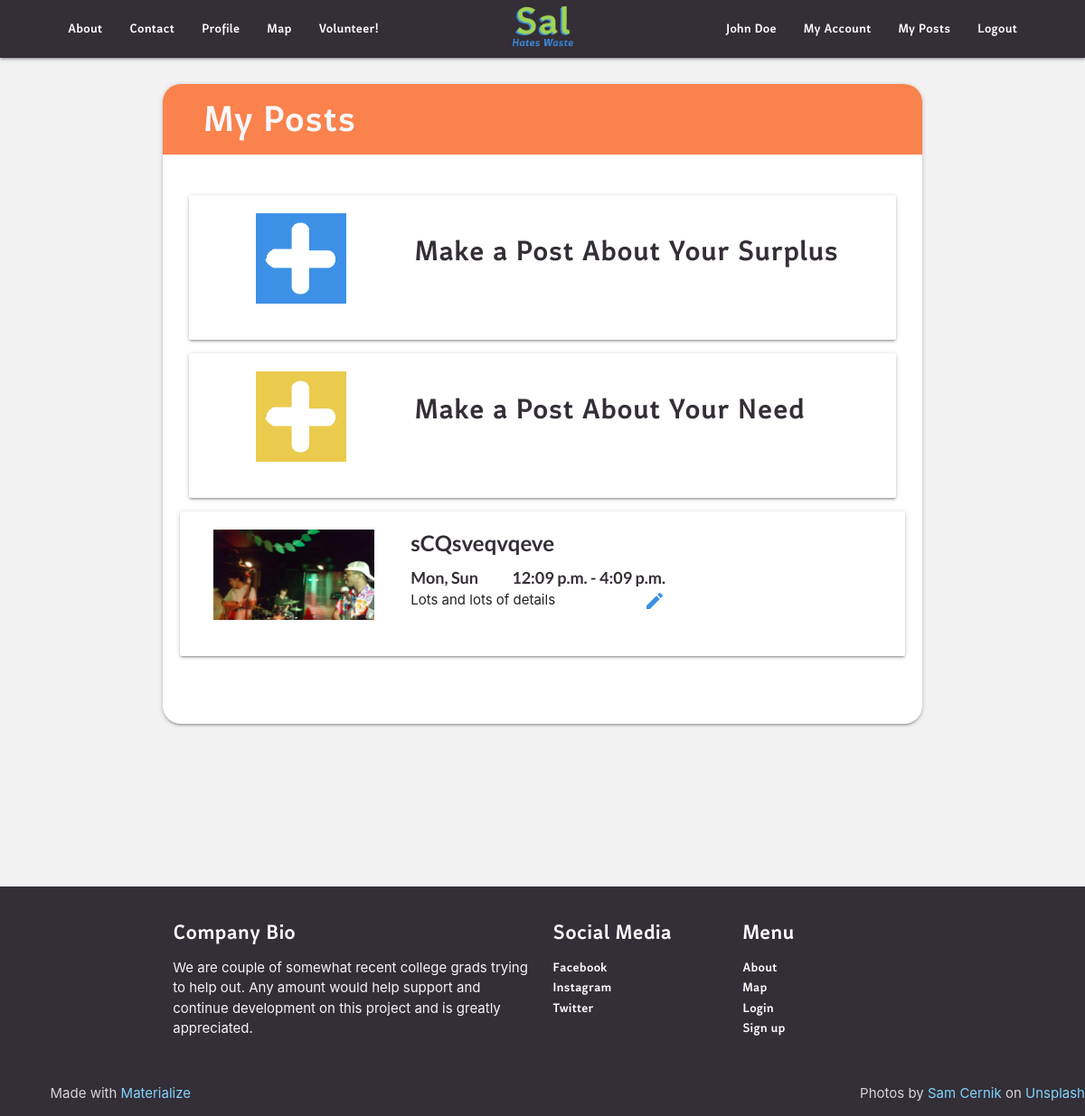
The page /my-posts (signed in) on the database its author committed.
### main/models.py (models this page shows, shortened)
class CustomUser(AbstractBaseUser, PermissionsMixin):
    email = models.EmailField(_('email address'), max_length=254, unique=True)
    your_name = models.CharField(_('user name'), max_length=30, blank=True)
    is_staff = models.BooleanField(_('staff status'), default=False,
                                   help_text=_('Designates whether the user can log into this admin '
                                               'site.'))
    is_active = models.BooleanField(_('active'), default=True,
                                    help_text=_('Designates whether this user should be treated as '
                                                'active. Unselect this instead of deleting accounts.'))
    date_joined = models.DateTimeField(_('date joined'), default=timezone.now)
    objects = CustomUserManager()
    USERNAME_FIELD = 'email'
    REQUIRED_FIELDS = []
    class Meta:
        verbose_name = _('user')
        verbose_name_plural = _('users')

class UserPost(models.Model):
    post_creator = models.ForeignKey(
        CustomUser, on_delete=models.CASCADE, blank=True, default=1)
    post_title = models.CharField('Post Title', max_length=30, blank=True)
    post_org_name = models.CharField(
        'Your Organization', max_length=30, blank=True)
    phone_regex = RegexValidator(
        regex=r'^\+?1?\d{9,15}$', message="Phone number must be entered in the format: '+999999999'. Up to 15 digits allowed.")
    post_org_phone = models.CharField(_('phone'), max_length=20, validators=[
                                      phone_regex], null=True, blank=True)
    post_org_email = models.EmailField(
        'Your Organizations Email', max_length=254, default="example@gmail.com", null=False)
    post_org_address = models.CharField(
        'Your Organizations Location', max_length=80, default="123 Test St.", null=False)
    post_org_city = models.CharField(
        max_length=30, default="Stamford", null=False)
    post_org_state = models.CharField(max_length=2, default="CT", null=False)
    post_org_zipcode = models.CharField(max_length=10, null=True, blank=True)
    post_org_country = models.CharField(
        max_length=60, default="USA", null=False)
    post_image = models.ImageField('Profile Image', default='default.png',
                                   upload_to='post_pics', null=True, blank=True, validators=(validate_is_pic,))
    post_desc = models.TextField(max_length=500, null=True, blank=True)
    post_begin_date = models.DateField(_("Availability Start"), default=datetime.date.today)
    post_end_date = models.DateField(_("Availability End"), default=datetime.date.today)
    post_lat = models.FloatField(null=True, blank=True)
    post_long = models.FloatField(null=True, blank=True)
    post_recurring = models.BooleanField(default=False)
    recurrences = models.TextField(max_length=300, null=True, blank=True)
    donor_or_recip = models.CharField(
        max_length=10, choices=ROLE_CHOICES, default="Donor",)
    post_active = models.BooleanField(default=True)
    post_deliver = models.BooleanField(default=False)
    post_slug = models.SlugField(max_length=200, null=False, unique=True)
    class Meta:
        verbose_name = 'Post'
        verbose_name_plural = "Posts"

class Availability(models.Model):
    assigned_post = models.ForeignKey(UserPost, on_delete=models.CASCADE, blank=True, null=True)
    post_day = MultiSelectField(choices=DAYS_OF_WEEK, max_choices=7, max_length=10, null=True)
    start_hour = models.TimeField(null=True)
    end_hour = models.TimeField(null=True)
    start_min = models.IntegerField(null=True, blank=True)
    end_min = models.IntegerField(null=True, blank=True)

### main/views.py (the view)
# urls.py: path('my-posts', views.my_posts, name='my-posts'),
def my_posts(request):
    if request.user.is_authenticated:
        user = request.user
        my_posts = UserPost.objects.filter(post_creator = user)
        return render(request=request, template_name="main/my_posts.html", context = {
                                                               "my_posts" : my_posts})
    else:
        messages.info(request, f"Login to view your posts")
        return HttpResponseRedirect('main:login')
    return render(request=request, template_name="main/my_posts.html")

### main/Templates/main/my_posts.html (shortened to what this page needs)
{% extends 'main/header.html' %}
{% load static %}
{% block content %}
<head>
    {% load crispy_forms_tags %}
</head>
<body>
    <section>
        <div class="container col " style="margin-bottom: 12em;">
            <div id="over-card" class="card hoverable">
                <div class="title-banner">
                    <h3 class="title-text"> My Posts</h2>
                </div>
                <div class="card-content center">
                    <div class="media">
                        <div class=" main-row row center">
                            <a href="new-dpost">
                                <div class="card hoverable post-row">
                                    <div class="card-content  ">
                                        <div class="row">
                                            <div class="col left-col">
                                                <img class="card-pic" src="{% static 'images/donor-plus.png' %}">
                                            </div>
                                            <div class="col right-col">
                                                <h4>Make a Post About Your Surplus</h4>
                                            </div>
                                        </div>
                                    </div>
                                </div>
                            </a>
                            <a href="new-rpost">
                                <div class="card hoverable post-row">
                                    <div class="card-content  ">
                                        <div class="row">
                                            <div class="col left-col">
                                                <img class="card-pic" src="{% static 'images/recipient-plus.png' %}">
                                            </div>
                                            <div class="col right-col">
                                                <h4>Make a Post About Your Need</h4>
                                            </div>
                                        </div>
                                    </div>
                                </div>
                            </a>
                            {% for post in my_posts %}
                            <div class="row profile-content">
                                    <div class="card hoverable post-row">
                                        <div class="card-content  ">
                                            <div class="row">
                                                <a href="{{post.post_slug}}" , style="color:#000">
                                                <div class="col left-col">
                                                    <img class="card-pic" src="{{post.post_image.url}}">
                                                </div>
                                                </a>
                                                <div class="col right-col">
                                                    <Strong>
                                                        <div class="card-title">{{post.post_title}}</div>
                                                    </Strong>
                                                    {% for availability in post.availability_set.all %}
                                                    <strong>
                                                        <p class="times">{{availability.post_day}}&emsp;&emsp;
                                                            {{availability.start_hour}}&nbsp;-&nbsp;{{availability.end_hour}}
                                                        </p>
                                                    </strong>
                                                    {% endfor %}
                                                    {% if post.donor_or_recip == 'Donor' %}
                                                        <a href="{% url 'main:edit-dpost' post.post_slug %}"><i class="material-icons right">edit</i></a>
                                                    {% endif %}
                                                    <p class="text">{{post.post_desc}}</p>
                                                </div>
                                            </div>
                                        </div>
                                    </div>
                            </div>
                            {% endfor %}
                        </div>
                    </div>
                </div>
            </div>
        </div>
    </section>
    {% include 'main/footer.html' %}
</body>
{% endblock %}

### main/Templates/main/header.html (shortened to what this page needs)
{% load static %}
<head>
  <link rel="stylesheet" href="https://cdnjs.cloudflare.com/ajax/libs/materialize/1.0.0/css/materialize.min.css">
  <link rel="stylesheet" type="text/css" href="{% static '/fonts/stylesheet.css' %}">
</head>
<body>
  <section>
    <nav style="background-color: #342E37" role="navigation">
      <div class="nav-wrapper container">
        <a href="/"  class=" center brand-logo">
          <img alt="Logo" src="{% static 'images/sal_hates_waste_logo.png' %}" height="55" style="display: block;  color: #ffffff; font-size: 16px;" border="0">
      </a>
        <ul class="right hide-on-med-and-down">
          {% if user.is_authenticated %}
          <li><a href="/account" >{{ user.your_name }}</a></li>
          <li><a href="/account" >My Account</a></li>
          <li><a href="/my-posts">My Posts</a></li>
          <li><a href="/logout">Logout</a></li>
          {% else %}
          <li><a href="/login">Login</a></li>
          <li><a href="/signup">Sign Up</a></li>
          {% endif %}
        </ul>
        <ul class="left hide-on-med-and-down" >
          <li><a href="/#about-title">About</a></li>
          <li><a href="/contact">Contact</a></li>
          <li><a href="/profile-view">Profile</a></li>
          <li><a href="/map_page">Map</a></li>
          <li><a href="/volunteer">Volunteer!</a></li>
        </ul>
      </div>
    </nav>
  </section>
  {% block content %}
  {% endblock %}
</body>

### main/Templates/main/header.html (style rules this page uses)
.nav-wrapper { width: 90%; }

### main/Templates/main/my_posts.html (style rules this page uses)
body { background-color: #F2F2F2; background-size: cover; background-repeat: repeat; }
.title-banner { background-color: #FA824C; border-top-right-radius: 20px; border-top-left-radius: 20px; }
.title-text { color: ghostwhite; margin-left: 3rem; padding-top: 1rem; padding-bottom: 1rem; }
.card-title { text-align: left; }
.card .card-content { padding: 20px; }
.left-col { display: flex; justify-content: center; align-items: center; overflow: hidden }
.times { text-align: left; }
.text { display: block; text-align: left; overflow: hidden; white-space: nowrap; text-overflow: ellipsis; max-width: 100%; height: 30px; }
#over-card { border-radius: 20px; }
@media screen and (min-width: 621px) { .card-pic { max-height: 100px; max-width: 100%; flex-shrink: 0; } }
@media screen and (min-width: 621px) { .left-col { margin-left: auto; margin-right: auto; width: 30%; } }
@media screen and (min-width: 621px) { .right-col { margin-left: auto; margin-right: auto; max-width: 70%; } }
@media screen and (min-width: 621px) { .card-content .post-row { max-height: 176px; } }
@media screen and (min-width: 621px) { .post-row { max-height: 176px; width: 95%; margin-left: auto; margin-right: auto; } }

### rows shown on the page
CustomUser: your_name "John Doe"
UserPost: post_image (picture), post_title "sCQsveqvqeve", donor_or_recip "Donor" (drawn), post_desc "Lots and lots of details"
Availability: post_day "Mon, Sun", start_hour "12:09 p.m.", end_hour "4:09 p.m."
